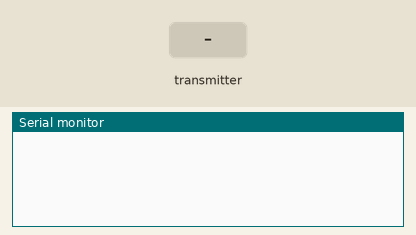
Simulated run of this sketch. Board: ESP32. Parts: the last lines printed to the serial monitor. The inputs (shaded band) are chosen by the test bench.

Above: at 1.2 s.
1.3 s: the transmitter starts sending a = 0
At 1.66 s:
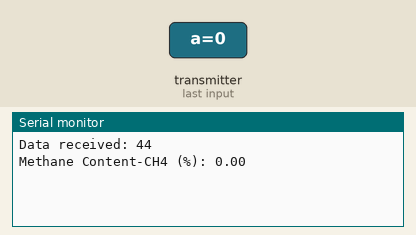
2.8 s: the transmitter starts sending c = 25
At 3.16 s:
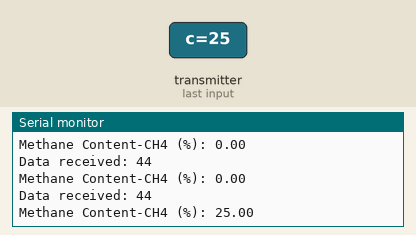
4.3 s: the transmitter starts sending c = 50
At 4.66 s:
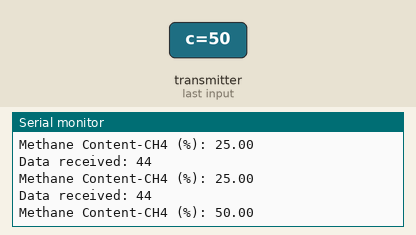
Timing chart, 0 to 7.3 s (numbered marks = the images above; inputs shaded):
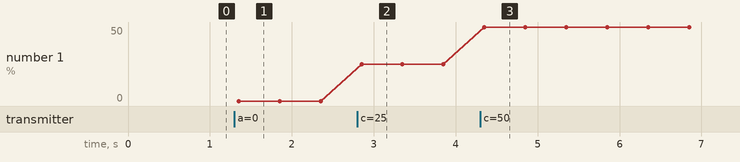

Measured:
- after the input at 1.3 s, the serial monitor: prints a new line after 0.05 s (image 1)
- after the input at 2.8 s, the serial monitor: prints a new line after 0.05 s (image 2)
- after the input at 4.3 s, the serial monitor: prints a new line after 0.05 s (image 3)
- plotted number 1: 0 → 25 after the input at 2.8 s, 25 → 50 after the input at 4.3 s

The sketch:

Receiver.ino
```cpp
/*
  ESP-NOW Demo - Receive
  esp-now-demo-rcv.ino
  Reads data from Initiator

  DroneBot Workshop 2022
  https://dronebotworkshop.com
*/

// Include Libraries
#include <esp_now.h>
#include <WiFi.h>

// Define a data structure
typedef struct struct_message {
  char a[32];
  int b;
  float c;
  bool d;
} struct_message;

// Create a structured object
struct_message myData;


// Callback function executed when data is received
void OnDataRecv(const uint8_t * mac, const uint8_t *incomingData, int len) {
  memcpy(&myData, incomingData, sizeof(myData));
  Serial.print("Data received: ");
  Serial.println(len);
  //Serial.print("Character Value: ");
  //Serial.println(myData.a);
  //Serial.print("Integer Value: ");
  //Serial.println(myData.b);
  Serial.print("Methane Content-CH4 (%): ");
  Serial.println(myData.c);
  //Serial.print("Boolean Value: ");
  //Serial.println(myData.d);
  Serial.println();
}

void setup() {
  // Set up Serial Monitor
  Serial.begin(115200);

  // Set ESP32 as a Wi-Fi Station
  WiFi.mode(WIFI_STA);

  // Initilize ESP-NOW
  if (esp_now_init() != ESP_OK) {
    Serial.println("Error initializing ESP-NOW");
    return;
  }

  // Register callback function
  esp_now_register_recv_cb(OnDataRecv);
}

void loop() {

}
```
